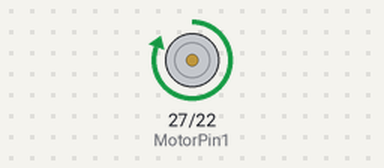
Bench run of a program on a simulated Raspberry Pi (BCM pin numbers). Parts: motor-driver pin pairs drawn as motors (green arrow = first pin HIGH = forward, orange = second pin HIGH = backward, longer = more drive, scaled by the enable pin). What the program prints to the terminal is not drawn.

Above: at 2.5 s.
At 12.5 s:
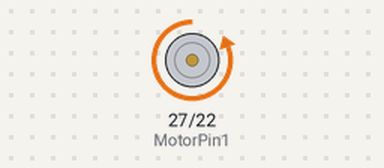
At 17.5 s:
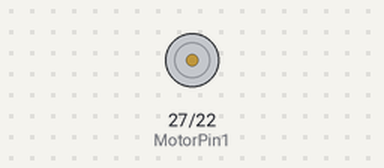
Timing chart, 0 to 26.0 s (numbered marks = the images above):
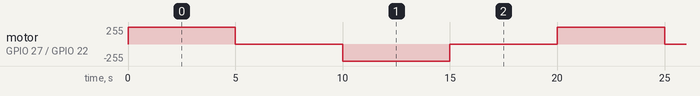

The program:

motor01.py
```python
#!/usr/bin/env python
import RPi.GPIO as GPIO
import time

MotorPin1 = 27 # pin11
MotorPin2 = 22 # pin12
MotorEnable = 17 # pin13

def setup():
    GPIO.setmode(GPIO.BCM)
    GPIO.setup(MotorPin1, GPIO.OUT) # mode --- output
    GPIO.setup(MotorPin2, GPIO.OUT)
    GPIO.setup(MotorEnable, GPIO.OUT)
    GPIO.output(MotorEnable, GPIO.LOW) # motor stop

def loop():
    while True:
        print ('Press Ctrl+C to end the program...')
        GPIO.output(MotorEnable, GPIO.HIGH) # motor driver enable
        GPIO.output(MotorPin1, GPIO.HIGH) # clockwise
        GPIO.output(MotorPin2, GPIO.LOW)
        time.sleep(5)

        GPIO.output(MotorEnable, GPIO.LOW) # motor stop
        time.sleep(5)

        GPIO.output(MotorEnable, GPIO.HIGH) # motor driver enable
        GPIO.output(MotorPin1, GPIO.LOW) # anticlockwise
        GPIO.output(MotorPin2, GPIO.HIGH)
        time.sleep(5)

        GPIO.output(MotorEnable, GPIO.LOW) # motor stop
        time.sleep(5)

def destroy():
    GPIO.output(MotorEnable, GPIO.LOW) # motor stop
    GPIO.cleanup() # Release resource


if __name__ == '__main__': # Program start from here
    setup()
    try:
        loop()
    except KeyboardInterrupt: # When 'Ctrl+C' is pressed, the child program destroy() will be executed.
        destroy()
```

Measured:
- by itself, motor on GPIO 27 (MotorPin1) / GPIO 22 (MotorPin2): repeats every 20.0 s: stopped 5.0 s, backward 255/255 5.0 s, stopped 5.0 s, forward 255/255 5.0 s
